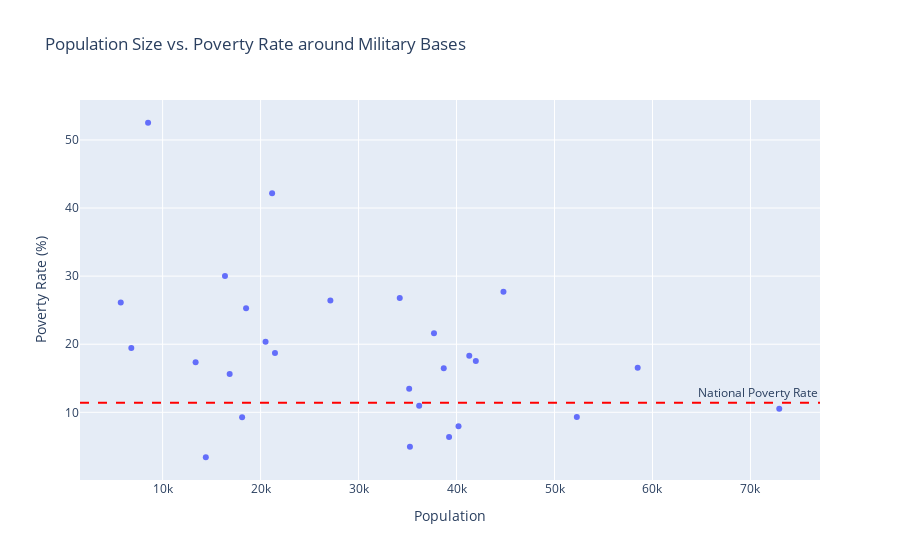

The notebook cell saved with this chart:
### Code cell
import plotly.express as px

# Create a Plotly scatter plot without "State" in hover data
fig = px.scatter(
    census_pd,
    x="Population",
    y="Poverty Rate (%)",
    title="Population Size vs. Poverty Rate around Military Bases",
    labels={"Population": "Population", "Poverty Rate (%)": "Poverty Rate (%)"},
    hover_data={
        "Name": True,        # Base name
        "Population": True,  # Population size
        "National Poverty Rate": True  # National poverty rate for reference
    }
)

# Add a reference line for the national poverty rate
fig.add_hline(
    y=census_pd["National Poverty Rate"].iloc[0],
    line_dash="dash",
    line_color="red",
    annotation_text="National Poverty Rate"
)

# Show the plot
fig.show()

### Figure 1 — Plotly figure (JSON) as saved in the notebook; plotly's stock layout.template omitted (floating-point values rounded to 4 significant figures)
{"data": [{"customdata": [["Fort Novosel", 11.4], ["Fort Huachuca", 11.4], ["Fort Irwin", 11.4], ["Fort Carson", 11.4], ["Fort Eisenhower", 11.4], ["Fort Moore", 11.4], ["Fort Stewart", 11.4], ["Fort Leavenworth", 11.4], ["Fort Riley", 11.4], ["Fort Campbell", 11.4], ["Fort Knox", 11.4], ["Fort Johnson", 11.4], ["Fort Detrick", 11.4], ["Fort George G. Meade", 11.4], ["Fort Leonard Wood", 11.4], ["Fort Drum", 11.4], ["Fort Hamilton", 11.4], ["Fort Liberty", 11.4], ["Fort Still", 11.4], ["Fort Jackson", 11.4], ["Fort Bliss", 11.4], ["Fort Cavazos", 11.4], ["Fort Belvoir", 11.4], ["Fort Gregg-Adams", 11.4], ["Fort Meyer", 11.4], ["Joint Base Lewis-McChord", 11.4], ["Fort McCoy", 11.4]], "hovertemplate": "Population=%{x}<br>Poverty Rate (%)=%{y}<br>Name=%{customdata[0]}<br>National Poverty Rate=%{customdata[1]}<extra></extra>", "legendgroup": "", "marker": {"color": "#636efa", "symbol": "circle"}, "mode": "markers", "name": "", "orientation": "v", "showlegend": false, "type": "scatter", "x": [37699, 35167, 34204, 16844, 27125, 5728, 41967, 36185, 44789, 58490, 52279, 21469, 40203, 35242, 13370, 38695, 72938, 16365, 20508, 21176, 8518, 18521, 14410, 41300, 39240, 6805, 18115], "xaxis": "x", "y": [21.62, 13.47, 26.77, 15.63, 26.4, 26.12, 17.54, 10.95, 27.72, 16.55, 9.296, 18.7, 7.96, 4.957, 17.36, 16.48, 10.51, 30.03, 20.36, 42.16, 52.52, 25.27, 3.4, 18.3, 6.369, 19.46, 9.285], "yaxis": "y"}], "layout": {"annotations": [{"showarrow": false, "text": "National Poverty Rate", "x": 1, "xanchor": "right", "xref": "x domain", "y": 11.4, "yanchor": "bottom", "yref": "y"}], "autosize": true, "legend": {"tracegroupgap": 0}, "shapes": [{"line": {"color": "red", "dash": "dash"}, "type": "line", "x0": 0, "x1": 1, "xref": "x domain", "y0": 11.4, "y1": 11.4, "yref": "y"}], "title": {"text": "Population Size vs. Poverty Rate around Military Bases"}, "xaxis": {"anchor": "y", "autorange": true, "domain": [0, 1], "range": [1809.0, 76860.0], "title": {"text": "Population"}, "type": "linear"}, "yaxis": {"anchor": "x", "autorange": true, "domain": [0, 1], "range": [-0.6535, 56.58], "title": {"text": "Poverty Rate (%)"}, "type": "linear"}}}
